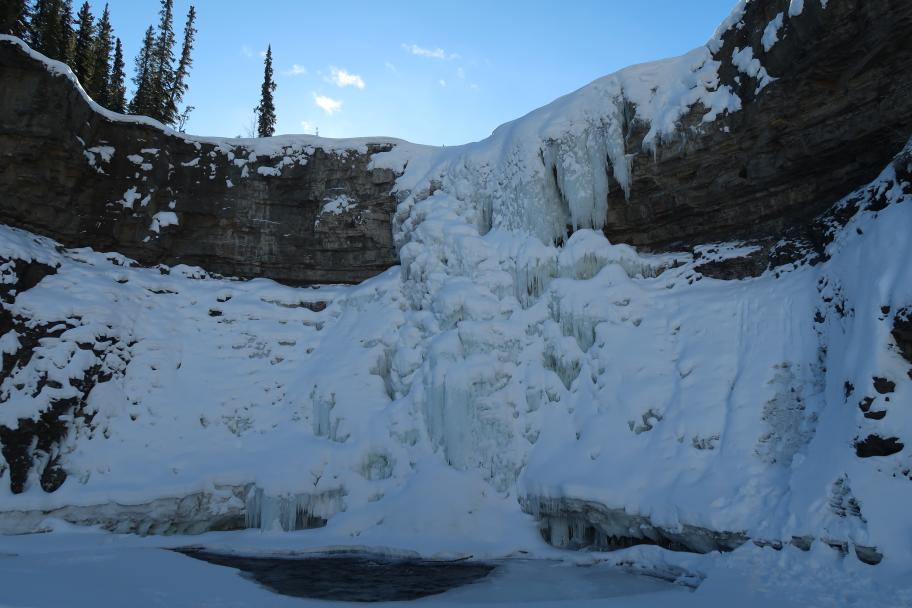
#> input picture Assignments/TMA1/part3/img/1.JPG, 2736 x 1824 px, found by its file name (shown at 1/3 size); its folder holds only this picture in this run
$ python resize.py   (older library calls are emulated)
#> lines starting #> are read from the running program, lines starting #| are printed output that depends on the picture
from PIL import Image, ImageChops

for i in range(1, 21):
  size = (720, 405)
  filename = str(i) + '.jpg'
  F_OUT = 'resized/' + filename
  print(filename)
  image = Image.open(filename);
#> image is the input picture: PIL image 2736x1824 RGB; mean R, G, B 83.8, 108, 132
  image = image.resize(size, Image.ANTIALIAS)
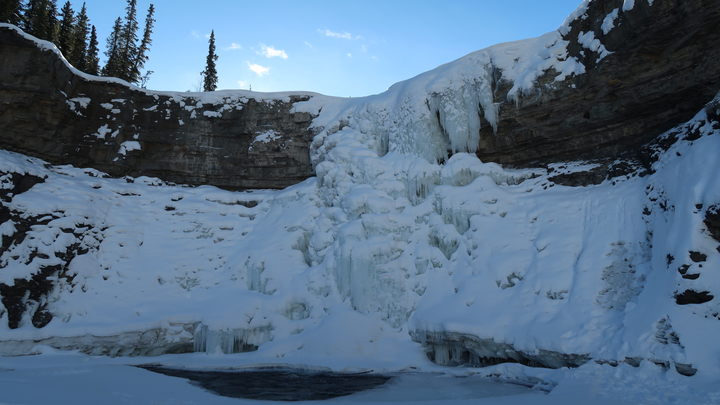
#> image: PIL image 720x405 RGB; mean R, G, B 83.8, 108, 132
  image_size = image.size
#> image_size = (720, 405)

  thumb = image.crop( (0, 0, size[0], size[1]) )

  offset_x = max( (size[0] - image_size[0]) / 2, 0 )
#> offset_x = 0
  offset_y = max( (size[1] - image_size[1]) / 2, 0 )
#> offset_y = 0

#> (the run stopped early here; a loop or call above may not have finished)
